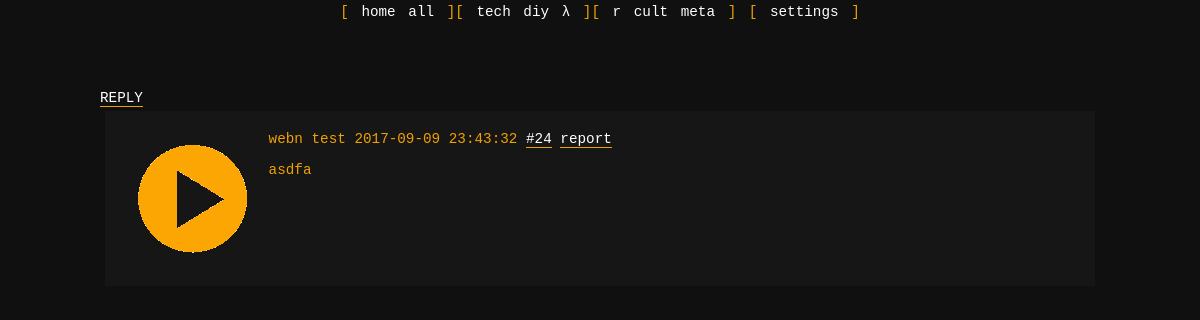
Page /tech/24/ on the committed database.
### models.py (models this page shows)
class Posts(db.Model):
    __tablename__ = 'posts'
    id        = db.Column(db.Integer, primary_key = True)
    op_id     = db.Column(db.Integer)
    board     = db.Column(db.String)
    name      = db.Column(db.String)
    subject   = db.Column(db.String)
    email     = db.Column(db.String)
    date      = db.Column(db.String)
    fname     = db.Column(db.String)
    text      = db.Column(db.Text)
    last_bump = db.Column(db.DateTime)
    deleted   = db.Column(db.Boolean)

### app.py (the view)
@app.route('/<board>/<id>/')
def show_thread(board, id):
    OP      = get_thread_OP(id)
    replies = get_replies(id)
    sidebar = get_sidebar(board)
    css = getcss()
    entries = OP + replies
    tn_all(entries)
    return render_template('show_thread.html', entries=entries, board=board, id=id, sidebar=sidebar, css=css, render_template = render_template, json = json)

### util.py (called while the page is built)
def get_replies(thread):
    return db.session.query(Posts).filter_by(op_id = thread, deleted = 0).all()

def get_thread_OP(id):
    return db.session.query(Posts).filter_by(id = id).all()

def get_sidebar(board):
    return db.session.query(Boards).filter_by(name=board).first()

def getcss():
    if session.get('css') is not None:
		css = session['css']
		print css
    else:
        css = "style.css"
    return css

def thumbnail(fname):
    if fname is None: return None
    ext = fname.split(".")[-1]
    if ext == "webm": return "/static/video.png"
    if ext == "pdf": return "/static/doc.png"
    return "/static/thumbs/" + fname

def tn_all(l):
    for x in l:
	x.thumbnail = thumbnail(x.fname)

### templates/show_thread.html (shortened to what this page needs)
{% extends "layout.html" %}
{% block body %}
<div id=wrap>
<div name="buttonON"><a href="#nav">REPLY</a></div>
<div id=left>
{% for entry in entries %}
{% if entry.op_id %}
<div class=post>
{% else %}
<div class=thread>
{% endif %}
{% include("thread_partial.html") %}
{% endfor %}
</div>
</div>
{% endblock %}

### templates/thread_partial.html (shortened to what this page needs)
   {% if entry.fname %}
    <a href="#img{{ entry.id }}" style="border: none;"> <img class=thumb src={{ entry.thumbnail }}></a>
    {% endif %}
    <div class='post_body' id='{{ entry.id }}'>
	<div class='byline'>
		<span>
			{% if entry.email %}
			<a href="mailto:{{ entry.email }}">{{ entry.name }}</a>
			{% else %}
			{{ entry.name }}
			{% endif %}
		</span>
		<span>{{ entry.date }}</span>
		<span class="fake_a" onclick="cite({{ entry.id }}, {{ entry.op_id }}, {{ json.dumps(entry.board) }})">#{{ entry.id }}</span>
        <a href="{{ url_for('report') }}?id={{entry.id}}&board={{board}}&thread={{entry.op_id}}">report</a>
	</div>
	{{ entry.text|markdown }}
</div>
</div>

### static/style.css (style rules this page uses)
a, .fake_a { color: white; text-decoration: none; border-bottom: 1px solid #f0a000; transition: color 0.3s; cursor: pointer; }
#wrap { text-align: left; width: 1000px; margin: 50px auto; }
.thread, .post { padding: 20px; margin: 5px; background-color: #161616; }
.thumb, .post_body { display: inline-block; vertical-align: top; text-align: left; }
.thread, .post_body p { line-height: 120%; }

### rows in the picture
Posts: name "webn test", date "2017-09-09 23:43:32", id "24", text "asdfa"
